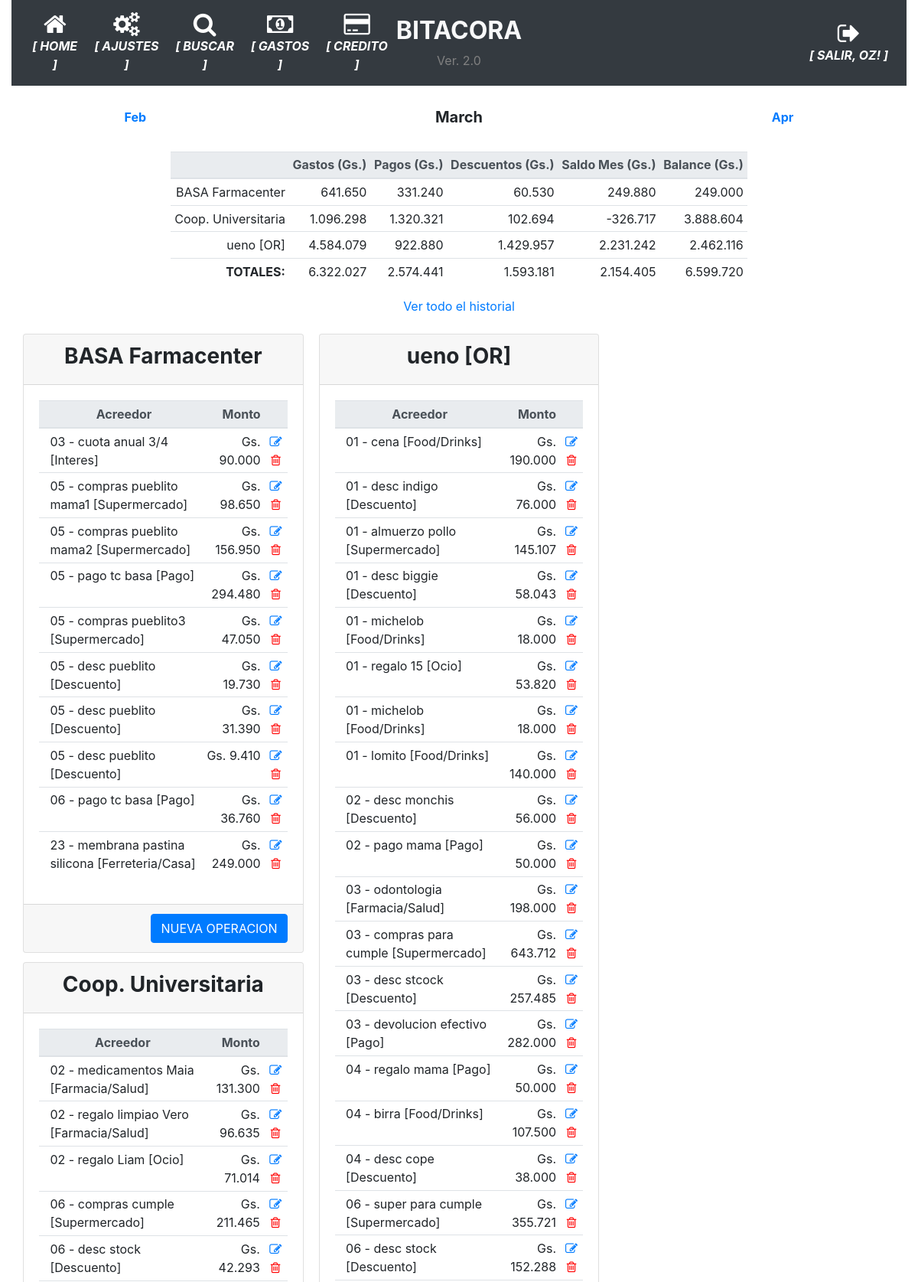
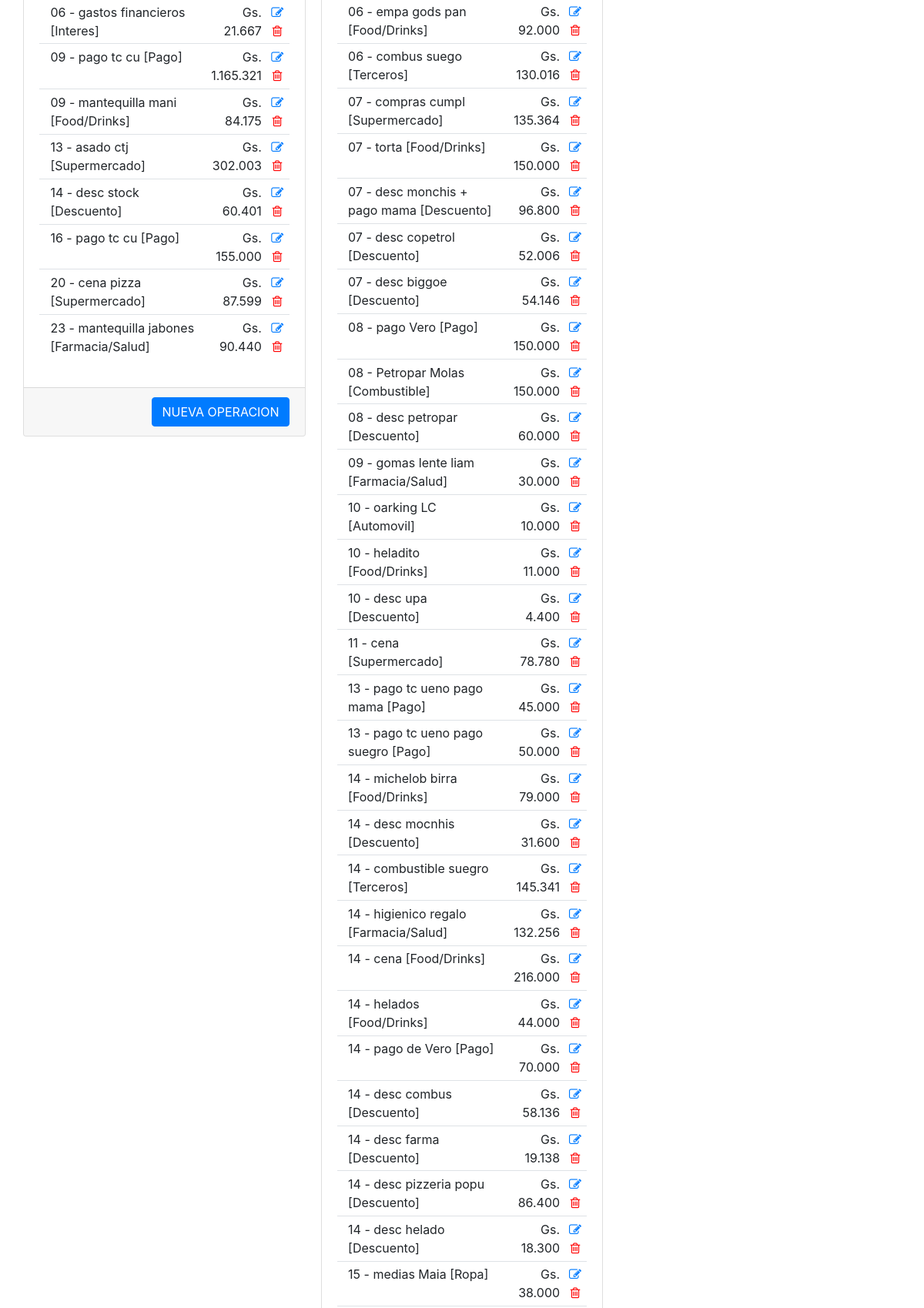
The page /movimientos_mes/ (signed in, upper part) on the database its author committed (2 pictures, top to bottom).
### app/models.py (models this page shows, shortened)
class User(UserMixin, db.Model):
    id = db.Column(db.Integer, primary_key=True)
    username = db.Column(db.String(64), index=True, unique=True)
    email = db.Column(db.String(120), index=True, unique=True)
    password_hash = db.Column(db.String(128))
    perfil = db.Column(db.String(128))

class Tarjetas(db.Model):
    __tablename__='tarjetas'
    id = db.Column(db.Integer, primary_key=True)
    banco = db.Column(db.String(100), nullable=False)
    numero = db.Column(db.String(100), nullable=False)
    vencimiento = db.Column(db.String(10), nullable=False)
    estado = db.Column(db.Boolean, server_default=u'False')

class TiposMovimiento(db.Model):
    __tablename__='tipos_movimiento'
    id = db.Column(db.Integer, primary_key=True)
    tipo = db.Column(db.String(100), nullable=False)

### app/routes.py (the view)
@app.route('/movimientos_mes/', defaults={'mes':datetime.now().strftime('%Y-%m')}, methods=['GET', 'POST'])
@app.route('/movimientos_mes/<string:mes>', methods=['GET', 'POST'])
@login_required
def movimientos_mes(mes):
    defaults={'mes':datetime.now().strftime('%Y-%m')}
    meses = datetime.strptime(mes, '%Y-%m')
    fechas={'mes_anterior':meses-relativedelta(months=1), 'mes_actual':meses, 'mes_siguiente':meses+relativedelta(months=1)}
    operaciones_tj = movimientos_agrupados(mes)
    balances=saldos_mes_tarjeta(mes)
    return render_template('detalle_mes.html', mes=mes, operaciones_tj=operaciones_tj, balances=balances, fechas=fechas)

### app/models.py (called while the page is built)
@login.user_loader
def load_user(id):
    return User.query.get(int(id))

### app/templates/detalle_mes.html
{% extends "base.html" %}
{% block main %}
<div class="container-fluid text-center">
    <div>
        <table class="table table-sm table-borderless">
            <td><a href="{{ url_for('movimientos_mes', mes=fechas.mes_anterior.strftime('%Y-%m')) }}" class="card-link"><strong>{{ fechas.mes_anterior.strftime('%b') }}</strong></a></td>
            <td><h5 class="card-title text-center"><strong>{{ fechas.mes_actual.strftime('%B') }}</strong></h5></td>
            <td><a href="{{ url_for('movimientos_mes', mes=fechas.mes_siguiente.strftime('%Y-%m')) }}" class="card-link"><strong>{{ fechas.mes_siguiente.strftime('%b') }}</strong></a></td>
        </table>
    </div>
    <div class="row justify-content-center">
        <div>
            <table class="table table-sm text-right">
                <thead class="thead-light">
                    <th></th>
                    <th>Gastos (Gs.)</th>
                    <th>Pagos (Gs.)</th>
                    <th>Descuentos (Gs.)</th>
                    <th>Saldo Mes (Gs.)</th>
                    <th>Balance (Gs.)</th>
                </thead>
                <tbody>
                    {% for tarjeta in balances | sort(attribute='banco') %}
                    <tr>
                        <td>{{ tarjeta.banco }}</td>
                        <td>{{ "{:,.0f}".format(tarjeta.compras_mes).replace(",", ".") }}</td>
                        <td>{{ "{:,.0f}".format(tarjeta.pagos_mes).replace(",", ".") }}</td>
                        <td>{{ "{:,.0f}".format(tarjeta.descuentos_mes).replace(",", ".") }}</td>
                        <td>{{ "{:,.0f}".format(tarjeta.balance_mes).replace(",", ".") }}</td>
                        <td>{{ "{:,.0f}".format(tarjeta.balance).replace(",", ".") }}</td>
                    </tr>
                    {% endfor %}
                </tbody>
                <tfoot>
                    <tr>
                        <td><strong>TOTALES:</strong></td>
                        <td>{{ "{:,.0f}".format(balances | sum(attribute='compras_mes')).replace(",", ".") }}</td>
                        <td>{{ "{:,.0f}".format(balances | sum(attribute='pagos_mes')).replace(",", ".") }}</td>
                        <td>{{ "{:,.0f}".format(balances | sum(attribute='descuentos_mes')).replace(",", ".") }}</td>
                        <td>{{ "{:,.0f}".format(balances | sum(attribute='balance_mes')).replace(",", ".") }}</td>
                        <td>{{ "{:,.0f}".format(balances | sum(attribute='balance')).replace(",", ".") }}</td>
                    </tr>
                </tfoot>
            </table>
            <div class="card-text text-center">
                <a href="{{ url_for('historial_operacion') }}" class="card-link">Ver todo el historial</a>
            </div>
        </div>
    </div>
    <div class="container-fluid mt-4">
        <div class="row justify-content-center">
            <div class="card-columns">
                {% for banco, movimientos in operaciones_tj | groupby('banco') %}
                <div class="card">
                    <div class="card-header">
                        <h3><strong>{{ banco }}</strong></h3>
                    </div>
                    <div class="card-body">
                        <div class="table-responsive">
                            <table class="table table-sm">
                                <thead class="thead-light">
                                    <th></th>
                                    <th>Acreedor</th>
                                    <th class="card-text text-right">Monto</th>
                                    <th></th>
                                </thead>
                                <tbody>
                                    {% for movimiento in movimientos %}
                                    <tr>
                                        <td></td>
                                        <td class="card-text text-left">{{movimiento.fecha_operacion.strftime('%d')}} - {{movimiento.descripcion}} [{{movimiento.tipo_movimiento}}]</td>
                                        <td class="card-text text-right">{{ "Gs. {:,.0f}".format(movimiento.monto_operacion).replace(",", ".") }}</td>
                                        <td class="align-self-end">
                                            <a href="{{ url_for('modificar_operacion', operacion_id=movimiento.id_operacion) }}"><i class="fa fa-pencil-square-o"></i></a>
                                            <a href="{{ url_for('borrar_operacion', operacion_id=movimiento.id_operacion) }}" style="color:red"><i class="fa fa-trash-o"></i></a>
                                        </td>
                                    </tr>
                                    {% endfor %}
                                </tbody>
                            </table>
                        </div>
                    </div>
                    <div class="card-footer text-muted text-right">
                        <a href="{{ url_for('nueva_operacion', tarjeta=banco) }}" class="btn btn-primary">NUEVA OPERACION</a>
                    </div>
                </div>
                {% endfor %}
            </div>
        </div>
    </div>
</div>
{% endblock %}

### app/templates/base.html (shortened to what this page needs)
<!doctype html>
<html lang="en">
  <head>
    <link rel="stylesheet" href="https://stackpath.bootstrapcdn.com/bootstrap/4.5.0/css/bootstrap.min.css"></link>
    <link rel="stylesheet" href="https://maxcdn.bootstrapcdn.com/font-awesome/4.4.0/css/font-awesome.min.css"></link>
  </head>
  <body>
    <div class="container-fluid">
      <nav class="navbar navbar-expand-md navbar-dark bg-dark">
        <div class="navbar-collapse collapse w-100 order-1 order-md-0 dual-collapse2">
            <ul class="navbar-nav mr-auto text-center">
              <li class="nav-item active">
                <a href="{{ url_for('index') }}" class="nav-link d-flex flex-column">
                <i class="fa fa-home fa-2x"></i>
                <span class="d-none d-sm-inline"><i><strong>[ HOME ]</strong></i></span></a>
              </li>
              <li class="nav-item active">
                <a href="{{ url_for('parametrico') }}" class="nav-link d-flex flex-column">
                <i class="fa fa-cogs fa-2x"></i>
                <span class="d-none d-sm-inline"><i><strong>[ AJUSTES ]</strong></i></span></a>
              </li>
              <li class="nav-item active">
                <a href="{{ url_for('busqueda') }}" class="nav-link d-flex flex-column">
                <i class="fa fa-search fa-2x"></i>
                <span class="d-none d-sm-inline"><i><strong>[ BUSCAR ]</strong></i></span></a>
              </li>
              <li class="nav-item active">
                <a href="{{ url_for('historico_gastos_detalle', periodo='') }}" class="nav-link d-flex flex-column">
                <i class="fa fa-money fa-2x"></i>
                <span class="d-none d-sm-inline"><i><strong>[ GASTOS ]</strong></i></span></a>
              </li>
              <li class="nav-item active">
                <a href="{{ url_for('movimientos_mes', mes='') }}" class="nav-link d-flex flex-column">
                <i class="fa fa-credit-card fa-2x"></i>
                <span class="d-none d-sm-inline"><i><strong>[ CREDITO ]</strong></i></span></a>
              </li>
            </ul>
        </div>
        <div class="mx-auto order-0 text-center">
            <h2 class="mx-auto text-light"><strong>BITACORA</strong></h2>
            <span style="color: grey">Ver. 2.0</span>
        </div>
        <div class="navbar-collapse collapse w-100 order-3 dual-collapse2">
            <ul class="navbar-nav ml-auto text-center">
              <li class="nav-item active">
                {% if current_user.is_anonymous %}
                  <a href="{{ url_for('logout') }}" class="nav-link d-flex flex-column">
                  <i class="fa fa-sign-in fa-2x"></i>
                  <span class="d-none d-sm-inline"><i><strong>[ ACCEDER ]</strong></i></span></a>
                {% else %}
                  <a href="{{ url_for('logout') }}" class="nav-link d-flex flex-column">
                  <i class="fa fa-sign-out fa-2x"></i>
                  <span class="d-none d-sm-inline"><i><strong>[ SALIR, {{ current_user.username | upper }}! ]</strong></i></span></a>
                {% endif %}
              </li>
            </ul>
        </div>
    </nav>
    <br>
      <div>
        {% block main %}{% endblock %}
      </div>
    </div>
  </body>
</html>

### rows shown on the page
User: username "OZ"
Tarjetas: banco "BASA Farmacenter", compras_mes "641.650", pagos_mes "331.240", descuentos_mes "60.530", balance_mes "249.880", balance "249.000", fecha_operacion "03", descripcion "cuota anual 3/4", tipo_movimiento "Interes", monto_operacion "Gs. 90.000", fecha_operacion "05", descripcion "compras pueblito mama1", tipo_movimiento "Supermercado", monto_operacion "Gs. 98.650", descripcion "compras pueblito mama2", monto_operacion "Gs. 156.950", descripcion "pago tc basa", tipo_movimiento "Pago", monto_operacion "Gs. 294.480", descripcion "compras pueblito3", monto_operacion "Gs. 47.050", descripcion "desc pueblito", tipo_movimiento "Descuento", monto_operacion "Gs. 19.730", monto_operacion "Gs. 31.390", monto_operacion "Gs. 9.410", fecha_operacion "06", monto_operacion "Gs. 36.760", fecha_operacion "23", descripcion "membrana pastina silicona", tipo_movimiento "Ferreteria/Casa", monto_operacion "Gs. 249.000"
Tarjetas: banco "Coop. Universitaria", compras_mes "1.096.298", pagos_mes "1.320.321", descuentos_mes "102.694", balance_mes "-326.717", balance "3.888.604", fecha_operacion "02", descripcion "medicamentos Maia", tipo_movimiento "Farmacia/Salud", monto_operacion "Gs. 131.300", descripcion "regalo limpiao Vero", monto_operacion "Gs. 96.635", descripcion "regalo Liam", tipo_movimiento "Ocio", monto_operacion "Gs. 71.014", fecha_operacion "06", descripcion "compras cumple", tipo_movimiento "Supermercado", monto_operacion "Gs. 211.465", descripcion "desc stock", tipo_movimiento "Descuento", monto_operacion "Gs. 42.293", descripcion "gastos financieros", tipo_movimiento "Interes", monto_operacion "Gs. 21.667", fecha_operacion "09", descripcion "pago tc cu", tipo_movimiento "Pago", monto_operacion "Gs. 1.165.321", descripcion "mantequilla mani", tipo_movimiento "Food/Drinks", monto_operacion "Gs. 84.175", fecha_operacion "13", descripcion "asado ctj", monto_operacion "Gs. 302.003", fecha_operacion "14", monto_operacion "Gs. 60.401", fecha_operacion "16", monto_operacion "Gs. 155.000", fecha_operacion "20", descripcion "cena pizza", monto_operacion "Gs. 87.599", fecha_operacion "23", descripcion "mantequilla jabones", monto_operacion "Gs. 90.440"
Tarjetas: banco "ueno [OR]", compras_mes "4.584.079", pagos_mes "922.880", descuentos_mes "1.429.957", balance_mes "2.231.242", balance "2.462.116", fecha_operacion "01", descripcion "cena", tipo_movimiento "Food/Drinks", monto_operacion "Gs. 190.000", descripcion "desc indigo", tipo_movimiento "Descuento", monto_operacion "Gs. 76.000", descripcion "almuerzo pollo", tipo_movimiento "Supermercado", monto_operacion "Gs. 145.107", descripcion "desc biggie", monto_operacion "Gs. 58.043", descripcion "michelob", monto_operacion "Gs. 18.000", descripcion "regalo 15", tipo_movimiento "Ocio", monto_operacion "Gs. 53.820", descripcion "lomito", monto_operacion "Gs. 140.000", fecha_operacion "02", descripcion "desc monchis", monto_operacion "Gs. 56.000", descripcion "pago mama", tipo_movimiento "Pago", monto_operacion "Gs. 50.000", fecha_operacion "03", descripcion "odontologia", tipo_movimiento "Farmacia/Salud", monto_operacion "Gs. 198.000", descripcion "compras para cumple", monto_operacion "Gs. 643.712", descripcion "desc stcock", monto_operacion "Gs. 257.485", descripcion "devolucion efectivo", monto_operacion "Gs. 282.000", fecha_operacion "04", descripcion "regalo mama", descripcion "birra", monto_operacion "Gs. 107.500", descripcion "desc cope", monto_operacion "Gs. 38.000", fecha_operacion "06", descripcion "super para cumple", monto_operacion "Gs. 355.721", descripcion "desc stock", monto_operacion "Gs. 152.288", descripcion "empa gods pan", monto_operacion "Gs. 92.000", descripcion "combus suego", tipo_movimiento "Terceros", monto_operacion "Gs. 130.016", fecha_operacion "07", descripcion "compras cumpl", monto_operacion "Gs. 135.364", descripcion "torta", monto_operacion "Gs. 150.000", descripcion "desc monchis + pago mama", monto_operacion "Gs. 96.800", descripcion "desc copetrol", monto_operacion "Gs. 52.006", descripcion "desc biggoe", monto_operacion "Gs. 54.146", fecha_operacion "08", descripcion "pago Vero", descripcion "Petropar Molas", tipo_movimiento "Combustible", descripcion "desc petropar", monto_operacion "Gs. 60.000", fecha_operacion "09", descripcion "gomas lente liam", monto_operacion "Gs. 30.000", fecha_operacion "10", descripcion "oarking LC", tipo_movimiento "Automovil", monto_operacion "Gs. 10.000", descripcion "heladito", monto_operacion "Gs. 11.000", descripcion "desc upa", monto_operacion "Gs. 4.400", fecha_operacion "11", monto_operacion "Gs. 78.780", fecha_operacion "13", descripcion "pago tc ueno pago mama", monto_operacion "Gs. 45.000", descripcion "pago tc ueno pago suegro", fecha_operacion "14", descripcion "michelob birra", monto_operacion "Gs. 79.000", descripcion "desc mocnhis", monto_operacion "Gs. 31.600", descripcion "combustible suegro", monto_operacion "Gs. 145.341", descripcion "higienico regalo", monto_operacion "Gs. 132.256", monto_operacion "Gs. 216.000", descripcion "helados", monto_operacion "Gs. 44.000", descripcion "pago de Vero", monto_operacion "Gs. 70.000", descripcion "desc combus", monto_operacion "Gs. 58.136", descripcion "desc farma", monto_operacion "Gs. 19.138", descripcion "desc pizzeria popu", monto_operacion "Gs. 86.400", descripcion "desc helado", monto_operacion "Gs. 18.300", fecha_operacion "15", descripcion "medias Maia", tipo_movimiento "Ropa"

### other values the page prints
{{ fechas.mes_anterior.strftime('%b') }} "Feb"
{{ fechas.mes_actual.strftime('%B') }} "March"
{{ fechas.mes_siguiente.strftime('%b') }} "Apr"
